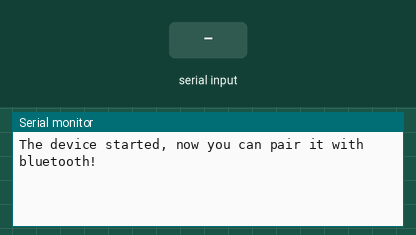
A sketch run on a simulated ESP32. Shown: the last lines printed to the serial monitor. The test bench sets the inputs (shaded band). Nothing arrives over Bluetooth unless stated.

Above: at 1.2 s.
1.3 s: "1\n" received over the second serial link
At 2.5 s:
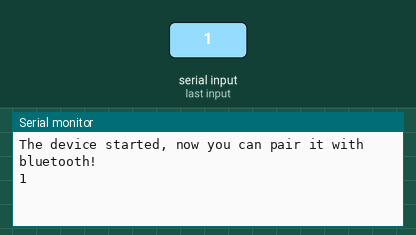
2.8 s: "0\n" received over the second serial link
At 3.9 s:
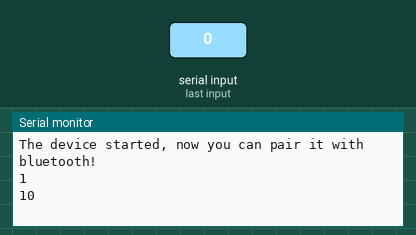
4.3 s: "2\n" received over the second serial link
At 5.0 s:
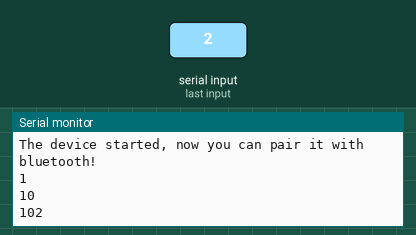

Measured:
- after the input at 1.3 s, the serial monitor: prints a new line at once (image 1)
- after the input at 2.8 s, the serial monitor: prints a new line at once (image 2)
- after the input at 4.3 s, the serial monitor: prints a new line at once (image 3)

The sketch:

bt_timer.ino
```cpp
#include "BluetoothSerial.h"

#if !defined(CONFIG_BT_ENABLED) || !defined(CONFIG_BLUEDROID_ENABLED)
#error Bluetooth is not enabled! Please run `make menuconfig` to and enable it
#endif

BluetoothSerial SerialBT;

long lastSendTime = 0;        // last send time

String Local_ID;

int interval = 5000;          // interval 0between sends
#define timeSecond 30
unsigned long now = millis();
unsigned long lasttrigger = now;
boolean starttimer = true;

String message = "";
char char_received ;

void setup() {
  Serial.begin(115200);                   // initialize serial

  SerialBT.begin("elephant1"); //Bluetooth device name
  Serial.println("The device started, now you can pair it with bluetooth!");

}

void loop() {

  if (SerialBT.available()) {
    char char_received = SerialBT.read();
    if (char_received != '\n') {
      message += String (char_received);
    } else {
      Serial.println(message);
      ///////////////////////////////////////////////////////
      /////////////////ส่งข้อความบอกมาสเตอร์ว่า ON$OK ///////////
      ///////////////////////////////////////////////////////
//      if(){//ข้อความที่รับค่าเข้ามาว่าส่งค่าอะไรมา
//        ;
//      }
//      else if(){
//        ;
//      }
//      else if(){
//        ;
//      }
    }
//    Serial.println(message);
  }

  now = millis();
  if(starttimer == true && (now - lasttrigger > (timeSecond * 1000))){
    if(message == ""){
      Serial.println("Bluetooth Lost");
      starttimer = false;
      ///////////////////////////////////////////////////////
      /////////////////ส่งข้อความบอกมาสเตอร์ว่า ON$LOST ///////////
      ///////////////////////////////////////////////////////
      ESP.restart();
    }else {
      Serial.print("message timer finish = ");Serial.println(message);
      starttimer = true;
      lasttrigger = millis();
      message = "";
    }
  }
}
```
